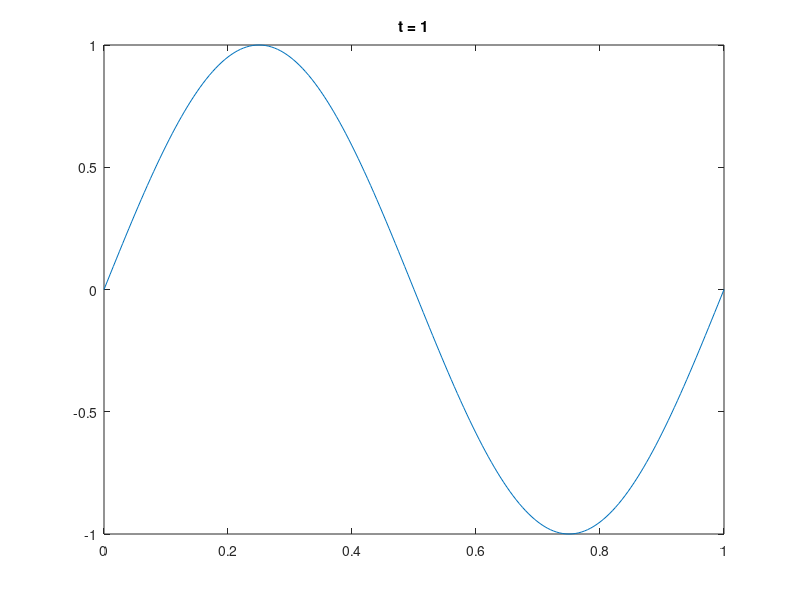

The MATLAB source for this figure:
%% Main parameters
C = 1;
L = 1;
T = 1;

Nx = 201;
nu = .1; % nu = C * tau / h

%% Secondary parameters
x = linspace(0, L, Nx);
h = x(2) - x(1);

tau = nu * h / C;
Nt = ceil(T/tau) + 1;

u_0 = sin(x*2*pi/L);
% sub_ind = x >= .45*L & x <= .55*L; 
% xsub = x(sub_ind);
% u_0 = zeros(size(x));
% u_0(sub_ind) = sin((xsub-L/2)*20/L*pi);
u_tau = u_0;

%% Transition matrices
U_next = eye(Nx);
U_now = (2-2*nu^2)*eye(Nx) + ...
    diag(nu^2 * ones(Nx-1, 1), 1) + ...
    diag(nu^2 * ones(Nx-1, 1),-1);
U_prev = -U_next;

%% Dirichlet border condition
% U_next(1, 2) = -1; U_next(end, end-1) = -1;
U_now(1, :) = 0;
U_now(end, :) = 0;
U_prev(1, :) = 0;
U_prev(end, :) = 0;

%% Integration
U = zeros(Nt, Nx);
U(1, :) = u_0;
U(2, :) = u_tau;

for k = 3 : Nt
    U(k, :) = U_next \ (U_now * U(k - 1, :).' + U_prev * U(k - 2, :).');
end

%% Visualisation
figure(2)

for k = [1 : floor(Nt/200) : Nt, Nt]
    plot(x, U(k, :));
    axis([0 L -1 1]);
    title(['t = ', num2str((k-1)*tau)]);
    drawnow;
end
